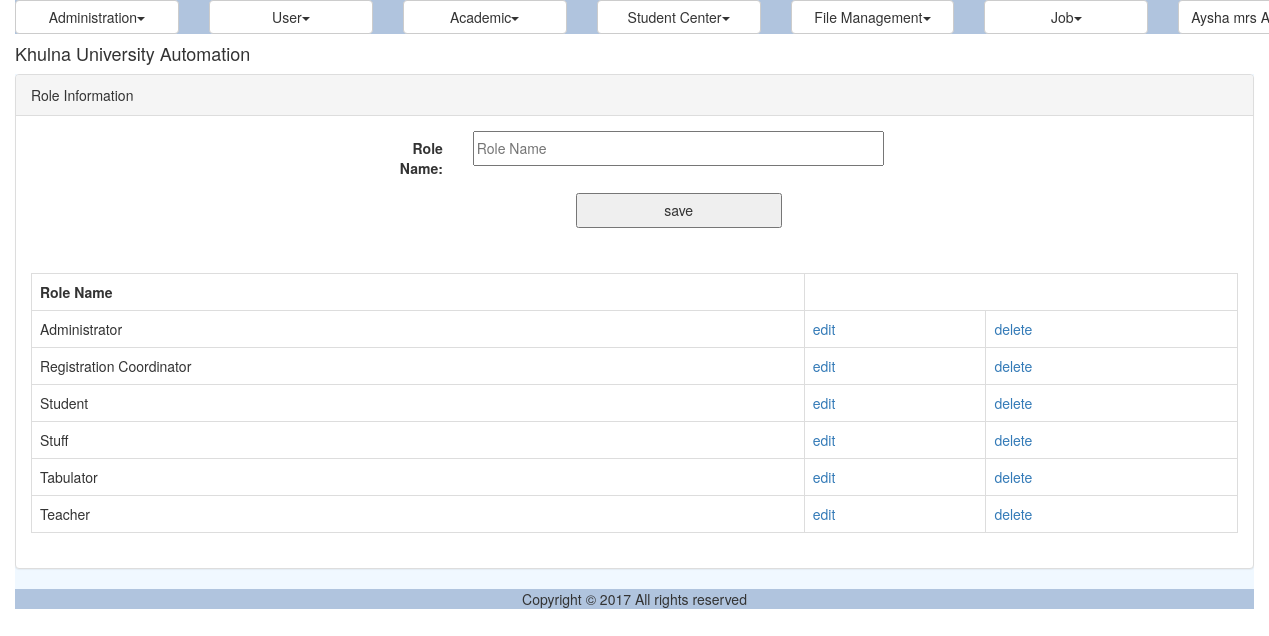
The app's page /role.php (signed in) with its own data.
### tables this page shows
CREATE TABLE IF NOT EXISTS `ums_role` (
  `ID` varchar(40) NOT NULL,
  `Name` varchar(50) NOT NULL,
  PRIMARY KEY (`ID`)
);

### util/class.util.inc (called while the page is built, shortened)
<?php
class ConfigUtil implements I_DBConfig, I_LogConfig, I_LanguageConfig{
	public static $s_instance;
	private $_host;
	private $_username;
	private $_password;
	private $_database;
	public static function getInstance() {
		if(!self::$s_instance) {
			self::$s_instance = new self();
		}
		return self::$s_instance;
	}
	private function readConfig(){
		$this->_ini_array = parse_ini_file(CONFIG.'system.ini');
		$this->_host =	$this->_ini_array['db_host'];
		$this->_username = $this->_ini_array['db_username'];
		$this->_password = $this->_ini_array['db_password'];
		$this->_database = $this->_ini_array['db_database'];
	}
	public function getDBHost(){
		return $this->_host;
	}
	public function getDBUserName(){
		return $this->_username;
	}
	public function getDBPassword(){
		return $this->_password;
	}
	public function getDBName(){
		return $this->_database;
	}
}
class DBUtil implements I_DBUtil {
	private static $s_instance;
	private $_host;
	private $_username;
	private $_password;
	private $_database;
	protected $_connection;
	protected $_result;
	public static function getInstance() {
		if(!self::$s_instance) {
			self::$s_instance = new self();
		}
		return self::$s_instance;
	}
	private function readDBConfig(){
		$_config = ConfigUtil::getInstance();
		$this->_host = $_config->getDBHost();
		$this->_username = $_config->getDBUserName();
		$this->_password = $_config->getDBPassword();
		$this->_database = $_config->getDBName();
	}
	private function setConnection(){
		$this->_connection = new mysqli($this->_host, $this->_username,
			$this->_password, $this->_database);
	}
	public function doQuery($sql) {
		$this->_result = $this->_connection->query($sql) or die(mysqli_error($this->_connection));
		return $this->_result;
	}
	public function getNumRows() {
		$this->_numRows = mysqli_num_rows($this->_result);
		return $this->_numRows;
	}
	public function getAllRows() {
		$rows = array();
		for($x = 0; $x < $this->getNumRows(); $x++) {
			$rows[] = mysqli_fetch_assoc($this->_result);
		}
		return $rows;
	}
}
class LogUtil{
	private static $s_instance;
	public static function getInstance(){
		if(!self::$s_instance) {
			self::$s_instance = new self();
		}
		return self::$s_instance;
	}
}
class LangUtil{
	private static $s_instance;
	public static function getInstance() {
		if(!self::$s_instance) {
			self::$s_instance = new self();
		}
		return self::$s_instance;
	}
}
?>

### modules/user/ui/blade/view.role.blade.inc (called while the page is built, shortened)
<?php
include_once UTILITY.'class.util.inc';
include_once MODULES_USER.'bao/class.rolebao.inc';
$_RoleBAO = new RoleBAO();
?>

### modules/user/bao/class.rolebao.inc (called while the page is built, shortened)
<?php
include_once UTILITY.'class.util.inc';
include_once MODULES_USER.'dao/class.roledao.inc';
Class RoleBAO{
	private $_RoleDAO;
	public function __construct(){
		$this->_RoleDAO = new RoleDAO();
	}
	public function getAllRoles(){
		$Result = $this->_RoleDAO->getAllRoles();
		return $Result;
	}
}
?>

### modules/user/dao/class.roledao.inc (called while the page is built, shortened)
<?php
include_once COMMON.'class.common.inc';
include_once UTILITY.'class.util.inc';
Class RoleDAO{
	private $_DB;
	public function __construct(){
		$this->_DB = DBUtil::getInstance();
	}
	public function getAllRoles(){
		$RoleList = array();
		$this->_DB->doQuery("SELECT * FROM ums_role order by Name ASC");
		$rows = $this->_DB->getAllRows();
		for($i = 0; $i < sizeof($rows); $i++) {
			$row = $rows[$i];
			$this->_Role = new Role();
		    $this->_Role->setID ( $row['ID']);
		    $this->_Role->setName( $row['Name'] );
		    $RoleList[]=$this->_Role;
		}
		$Result = new Result();
		$Result->setIsSuccess(1);
		$Result->setResultObject($RoleList);
		return $Result;
	}
}
?>

### common/class.common.inc (called while the page is built, shortened)
<?php
include_once 'class.common.user.inc';
class Result{
    private $_IsSuccess=0;
    private $_ResultObject;
    public function setIsSuccess($IsSuccess){
        $this->_IsSuccess = $IsSuccess;
    }
    public function getIsSuccess(){
        return $this->_IsSuccess;
    }
    public function setResultObject($ResultObject){
        $this->_ResultObject = $ResultObject;
    }
    public function getResultObject(){
        return $this->_ResultObject;
    }
}
?>

### common/class.common.user.inc (called while the page is built, shortened)
<?php
class Role{
    private $_ID;
    private $_Name;
    public function setID ( $ID ) {
        $this->_ID = $ID;
    }
    public function getID () {
        return $this->_ID;
    }
    public function setName( $Name ) {
        $this->_Name = $Name;
    }
    public function getName() {
        return $this->_Name;
    }
}
?>

### modules/user/ui/view.role.inc (the view)
<?php
include_once 'blade/view.role.blade.inc';
include_once COMMON.'class.common.inc';
?>
<div class="panel panel-default">
    <div class="panel-heading">Role Information</div>
    <div class="panel-body">
	<div id="form">
		<form method="post" class="form-horizontal">
				<div class="form-group">
              	<label class="control-label col-sm-2" for="txtName">Role Name:</label>
              	<div class="col-sm-10">
				<input type="text" name="txtName" placeholder="Role Name" value="<?php
					if(isset($_GET['edit'])) echo $getROW->getName();  ?>" />
				</div>
				</div>
		        <div class="form-group">
	              <div class="col-sm-offset-2 col-sm-10">
						<?php
						if(isset($_GET['edit']))
						{
							?>
							<button type="submit" name="update">update</button>
							<?php
						}
						else
						{
							?>
							<button type="submit" name="save">save</button>
							<?php
						}
						?>
				</div>
				</div>
		</form>
	</div>
	</div>
	<div class="panel-body">
	<table class="table table-bordered">
	<?php
	$Result = $_RoleBAO->getAllRoles();
	if($Result->getIsSuccess()){
		$RoleList = $Result->getResultObject();
	?>
		<tr>
			<th>Role Name</th>
		</tr>
		<?php
		for($i = 0; $i < sizeof($RoleList); $i++) {
			$Role = $RoleList[$i];
			?>
		    <tr>
			    <td><?php echo $Role->getName(); ?></td>
			    <td><a href="?edit=<?php echo $Role->getID(); ?>" onclick="return confirm('sure to edit !'); " >edit</a></td>
			    <td><a href="?del=<?php echo $Role->getID(); ?>" onclick="return confirm('sure to delete !'); " >delete</a></td>
		    </tr>
	    <?php
		}
	}
	else{
		echo $Result->getResultObject();
	}
	?>
	</table>
	</div>
</div>

### resources/css/style.css (style rules this page uses)
#form { width:500px; margin:0px auto; text-align:center; }
#form form input { width:100%; height:35px; }
form button { width:50%; height:35px; }
table,td { border:solid #e9e9e9 1px; }

### records on screen
ums_role: Name "Administrator"
ums_role: Name "Registration Coordinator"
ums_role: Name "Student"
ums_role: Name "Stuff"
ums_role: Name "Tabulator"
ums_role: Name "Teacher"

### other values on screen
$globalMenu[$i]->getTitle() "Administration User Academic Student Center File Management Job"
$CurrentUser->getFullName() "Aysha mrs…"
